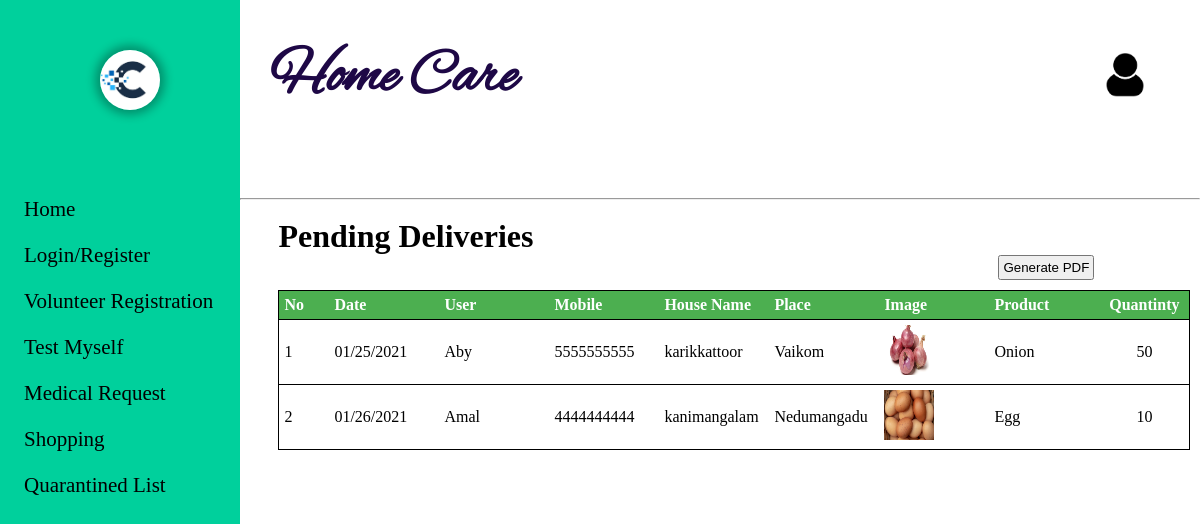
The app's page /Delivery.php, older data.
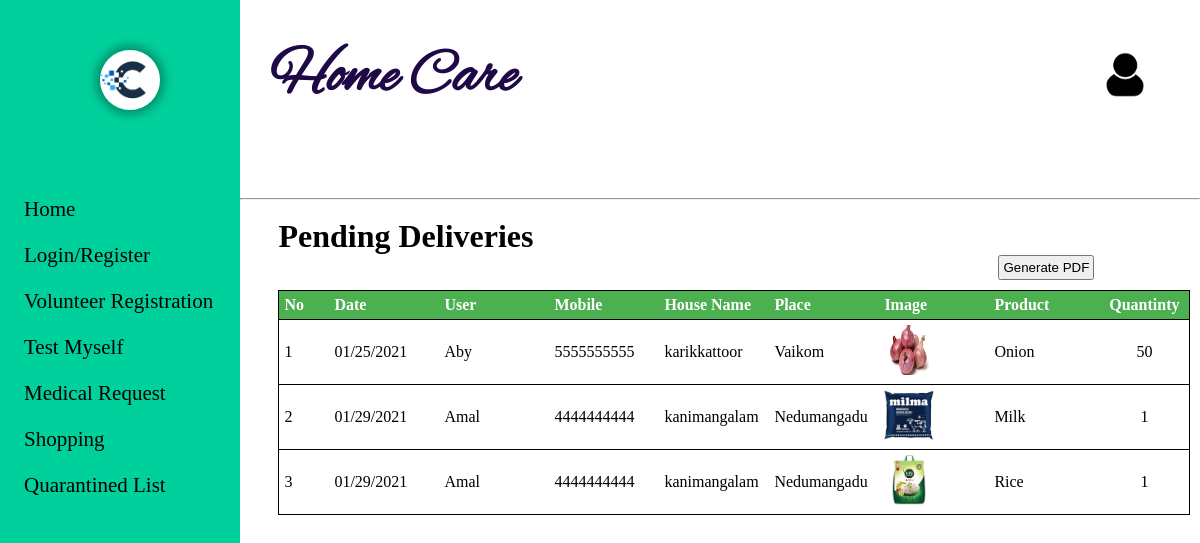
The same page, newer data.
### tables this page shows
CREATE TABLE `myorder` (
  `O_id` int(5) NOT NULL,
  `L_id` int(5) NOT NULL,
  `P_id` int(5) NOT NULL,
  `quantity` int(5) NOT NULL,
  `Date` varchar(12) NOT NULL
);

CREATE TABLE `user` (
  `U_id` int(5) NOT NULL,
  `L_id` int(5) NOT NULL,
  `name` varchar(20) NOT NULL,
  `hname` varchar(20) NOT NULL,
  `sd_id` int(5) NOT NULL,
  `dob` varchar(10) NOT NULL,
  `gender` varchar(10) NOT NULL
);

CREATE TABLE `subdist` (
  `sd_id` int(5) NOT NULL,
  `dt_id` int(2) NOT NULL,
  `sd_name` varchar(20) NOT NULL,
  `status` tinyint(1) NOT NULL DEFAULT 1
);

CREATE TABLE `product` (
  `P_id` int(5) NOT NULL,
  `name` varchar(20) NOT NULL,
  `price` int(5) NOT NULL,
  `quantity` int(5) NOT NULL,
  `category` varchar(20) NOT NULL,
  `image` varchar(50) NOT NULL,
  `status` tinyint(1) NOT NULL DEFAULT 1
);

### Delivery.php (the view, shortened to what this page needs)
<!DOCTYPE html>
<html lang="en">
<head>
	<link rel="stylesheet" type="text/css" href="css\registration.css" />
</head>
<body>
	<?php require("Leftbar.php"); ?>
	<div class="right_cont" style="{background-color: rgb(232, 232, 232);}">
		<?php require("Topbar.php"); ?>
		<br><h1 style="margin-left:4%;">Pending Deliveries</h1>
		<button><a href="php/GeneratePDF.php" target="_blank"> Generate PDF</a></button>
		<table class="cart" cellpadding="5" cellspacing="10" >
			<tbody>
			<tr>
				<th style="text-align:left;" width="40px">No</th>
				<th style="text-align:left;" width="100px">Date</th>
				<th style="text-align:left;" width="100px">User</th>
				<th style="text-align:left;" width="100px">Mobile</th>
				<th style="text-align:left;" width="100px">House Name</th>
				<th style="text-align:left;" width="100px">Place</th>
				<th style="text-align:left;" width="100px">Image</th>
				<th style="text-align:left;" width="100px">Product</th>
				<th style="text-align:center;" width="80px">Quantinty</th>
			</tr>
			<?php
				$counter = 0;
				$con=mysqli_connect("localhost","root","","care_app")or die("couldn't connect");
				$query="select * from myOrder";
				$result =mysqli_query($con,$query);
				while($row=mysqli_fetch_array($result))
				{
					$id=$row['P_id'];
					$lid=$row['L_id'];
					$quer="select * from product where P_id=$id";
					$resl =mysqli_query($con,$quer);
					$ro=mysqli_fetch_array($resl);
					$image = $ro['image'];
					$image_src = "uploads/".$image;
					$querB="select * from user where L_id=$lid";
					$reslB =mysqli_query($con,$querB);
					$roB=mysqli_fetch_array($reslB);
					$sid=$roB['sd_id'];
					$querC="select * from subdist where sd_id=$sid";
					$reslC =mysqli_query($con,$querC);
					$roC=mysqli_fetch_array($reslC);
					$querD="select * from login where L_id=$lid";
					$reslD =mysqli_query($con,$querD);
					$roD=mysqli_fetch_array($reslD);
					?>
					<tr>
						<td><?php echo ++$counter ?></td>
						<td><?php echo $row['Date'] ?></td>
						<td><?php echo $roB['name'] ?></td>
						<td><?php echo $roD['PhoneNo'] ?></td>
						<td><?php echo $roB['hname'] ?></td>
						<td><?php echo $roC['sd_name'] ?></td>
						<td><img src='<?php echo $image_src;  ?>' width="50" height="50" ></td>
						<td><?php echo $ro['name'] ?></td>
						<td style="text-align:center;"><?php echo $row['quantity'] ?></td>
					</tr>
					<?php
				}
			?>
		</table>
	</div>
</body>
</html>

### Leftbar.php (shortened to what this page needs)
<!DOCTYPE html>
<html lang="en">
<head>
     <link rel="stylesheet" href="css/home.css">
</head>
<body>
<div class="left_cont">
    <img src="images/c.png" alt="pic">
    <div class="content">
        <ul>
            <?php
            if(isset($_SESSION['id']))
            {
                $tmpid=$_SESSION['id'];
                $con=mysqli_connect("localhost","root","","care_app") or die("failed");
                $sql="select user_type from login where L_id=$tmpid";
                $result=mysqli_query($con,$sql) or die($sql);
                $row=mysqli_fetch_array($result);
                ?>
                    <a href="Home.php"><li>Home</li></a>
                    <a href="ViewProfile.php"><li>Account</li></a>
                <?php
                if($row['user_type']=='admin')
                {?>
                    <a href="ViewRequest.php"><li>View Request</li></a>
                    <a href="admin/AddProduct.php"><li>Add Product</li></a>
                    <a href="admin/ViewProduct.php"><li>View Product</li></a>
                    <a href="TestMyself.php"><li>Test Myself</li></a>
                    <a href="ViewQuarantine.php"><li>Quarantined List</li></a>
                    <?php
                }
                elseif($row['user_type']=='pnchOfficr')
                {?>
                    <a href="ViewRequest.php"><li>View Request</li></a>
                    <!-- <a href="admin/AddProduct.php"><li>Add Product</li></a>
                    <a href="admin/ViewProduct.php"><li>View Product</li></a> -->
                    <a href="TestMyself.php"><li>Test Myself</li></a>
                    <a href="ViewQuarantine.php"><li>Quarantined List</li></a>
                    <?php
                }
                elseif($row['user_type']=='mstaff')
                {?>
                    <a href="ViewRequest.php"><li>View Request</li></a>
                    <a href="TestMyself.php"><li>Test Myself</li></a>
                    <a href="ViewQuarantine.php"><li>Quarantined List</li></a>
                    <?php
                }
                elseif($row['user_type']=='volunteer')
                {?>
                    <a href="ViewRequest.php"><li>View Request</li></a>
                    <a href="Delivery.php"><li>Deliveries</li></a>
                    <a href="TestMyself.php"><li>Test Myself</li></a>
                    <a href="ViewQuarantine.php"><li>Quarantined List</li></a>
                    <?php
                }
                elseif($row['user_type']=='user')
                {?>
                    <a href="ViewRequest.php"><li>View Request</li></a>
                    <a href="MedicalRequest.php"><li>Medical Request</li></a>
                    <a href="Shopping.php"><li>Shopping</li></a>
                    <a href="myOrder.php"><li>My Orders</li></a>
                    <a href="TestMyself.php"><li>Test Myself</li></a>
                    <a href="ViewQuarantine.php"><li>Quarantined List</li></a>
                    <?php
                }?>
                <a href="logout.php"><li>Logout</li></a>
                <?php
            }
            else
            {?>
                <a href="Home.php"><li>Home</li></a>
                <a href="Login.php"><li>Login/Register</li></a>
                <a href="Registration_Volunteer.php"><li>Volunteer Registration</li></a>
                <a href="TestMyself.php"><li>Test Myself</li></a>
                <a href="Login.php"><li>Medical Request</li></a>
                <a href="Login.php"><li>Shopping</li></a>
                <a href="ViewQuarantine.php"><li>Quarantined List</li></a>
                <?php
            }
            ?>
        </ul>
    </div>
</div>
</body>
</html>

### Topbar.php (shortened to what this page needs)
<!DOCTYPE html>
<html lang="en">
<head>
     <link rel="stylesheet" href="css/home.css">
</head>
<body>
    <div class="nav">
            <h1>Home Care</h1>
        <div class="logo">
            <?php
            if(isset($_SESSION['id']))
            {
                $con = mysqli_connect("localhost","root","","care_app")or die("failed");
                $tmpid=$_SESSION['id'];
                if($row['user_type']=='user')
                {    ?>
                    <a href="Cart.php"><img class="carticon" src="images/cart.png" width="40" height="40"></a>
                    <?php
                }
                $sql="select image from dp where L_id=$tmpid ";
                $result=mysqli_query($con,$sql) or die($sql);
                if(mysqli_num_rows($result)>0)
                {
                    $row = mysqli_fetch_array($result);
                    $image = $row['image'];
                    $image_src = "uploads/".$image;
                    ?>
                    <a href="ViewProfile.php"><img class="usericon" src="<?php echo $image_src;  ?>" ></a>
                <?php
                }
                else
                {
                ?>
                    <a href="ViewProfile.php"><img class="usericon" src="images/uicon.png" ></a>
                <?php
                }
            }
            else
            {
            ?>
                <a href="Login.php"><img class="usericon" src="images/uicon.png" ></a>
            <?php
            }
        ?>
        </div>
    </div>
    <hr>
</body>
</html>

### css/registration.css (style rules this page uses)
body { background-color:whitesmoke; background-attachment:fixed; margin: 0px; }
h1 { margin-top: 0%; }

### css/home.css (style rules this page uses)
* { margin:0; padding:0; transition: .5s ease-out; }
table { border-collapse: collapse; border: 1px solid black; height: 10px !important; overflow: scroll; }
th { background-color: #4CAF50; color: white; }
th, td { padding: 5px; text-align: left; }
tr { border: 1px solid black; }
.left_cont { position: relative; float:left; width:20%; height:100vh; background-color: rgb(0, 208, 156); }
.left_cont .content { position: relative; width: auto; height: auto; }
.left_cont ul { width:100%; margin-top: 30%; }
.left_cont ul li { list-style-type: none; padding: .5em 1em; font-size: 21px; padding-left: 10%; }
.right_cont { width:80%; height:100vh; float:left; background-color: white; }
.left_cont img { border-radius: 50%; width: 60px; margin-left: 100px ; margin-top: 50px; height: 60px; box-shadow: 0 0 10px 5px rgba(0, 0, 0, 0.3); }
.nav { position: relative; top:0px; background-color: white; width: 100%; height:24.8%; }
.nav h1 { font-family:hel; float:left; margin-top:40px; margin-left: 30px; font-size: 60px; color: rgb(30, 8, 70); }
.logo { position: relative; height: 100%; width:30%; float:right; }
.usericon { float:right; margin-top:50px; margin-right:50px; width:50px; height:50px; border-radius: 50%; transition: 0.10s ease-out; }

### Delivery.php (style rules this page uses)
table { margin-left:4%; }
button { padding: 3px; margin: 0 0 10px 79% ; }

### Leftbar.php (style rules this page uses)
a { text-decoration:none; color:black; }

Row changes from the older to the newer data that the page shows:
removed myorder: Date "01/26/2021", user.name "Amal", L.PhoneNo "4444444444", user.hname "kanimangalam", subdist.sd_name "Nedumangadu", P.image (picture), P.name "Egg", quantity "10"
added myorder: Date "01/29/2021", user.name "Amal", L.PhoneNo "4444444444", user.hname "kanimangalam", subdist.sd_name "Nedumangadu", P.image (picture), P.name "Milk", quantity "1"
added myorder: Date "01/29/2021", user.name "Amal", L.PhoneNo "4444444444", user.hname "kanimangalam", subdist.sd_name "Nedumangadu", P.image (picture), P.name "Rice", quantity "1"
